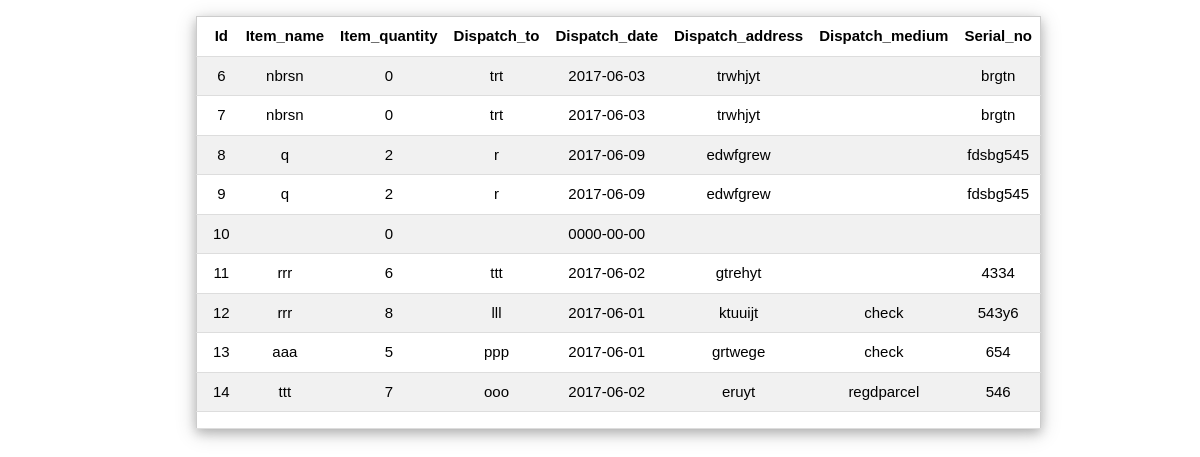
Screenshot of /dispatchdetails.php with the database file from the repository.
### tables this page shows
CREATE TABLE `tbl_dispatchdetails` (
  `regid2` int(11) NOT NULL,
  `Item_name` varchar(30) NOT NULL,
  `Item_quantity` int(30) NOT NULL,
  `Dispatch_to` varchar(30) NOT NULL,
  `Dispatch_date` date NOT NULL,
  `Dispatch_address` varchar(60) NOT NULL,
  `Dispatch_medium` varchar(30) NOT NULL,
  `Serial_no` varchar(30) NOT NULL
);

### dispatchdetails.php (the view, shortened to what this page needs)
<!DOCTYPE html>
<html>
    <head>
        <link rel="stylesheet" href="css/w3.css">
    </head>
    <body>
        <?php
         $conn=new mysqli("localhost","root","","reg");
        echo "<center>
            <div class='w3-container w3-margin' style='width:70%'>
                <table class='w3-table-all w3-centered w3-card-4'>
                <tr>
                <th>Id</th>
                <th>Item_name</th>
                <th>Item_quantity</th>
                <th>Dispatch_to</th>
                <th>Dispatch_date</th>
                <th>Dispatch_address</th>
                <th>Dispatch_medium</th>
                <th>Serial_no</th>
                </tr></center>";
        $sql="SELECT * from tbl_dispatchdetails";
        $ds=$conn->query($sql);
        $d=mysqli_num_rows($ds);
        for($i=0;$i<=$d;$i++)
        {
            $result=$ds->fetch_assoc();
        echo "<tr><td>".$result["regid2"].
                "</td><td>".$result["Item_name"].
                "</td><td>".$result["Item_quantity"].
                "</td><td>".$result["Dispatch_to"].
                "</td><td>".$result["Dispatch_date"].
                "</td><td>".$result["Dispatch_address"].
                "</td><td>".$result["Dispatch_medium"].
                "</td><td>".$result["Serial_no"].
                "</td></tr>";
        }
        ?>
    </body>
</html>

### w3.css (style rules this page uses)
html { box-sizing:border-box }
*,*:before,*:after { box-sizing:inherit }
html { -ms-text-size-adjust:100%;-webkit-text-size-adjust:100% }
body { margin:0 }
html,body { font-family:Verdana,sans-serif;font-size:15px;line-height:1.5 }
html { overflow-x:hidden }
.w3-table,.w3-table-all { border-collapse:collapse;border-spacing:0;width:100%;display:table }
.w3-table-all { border:1px solid #ccc }
.w3-bordered tr,.w3-table-all tr { border-bottom:1px solid #ddd }
.w3-table-all tr:nth-child(odd) { background-color:#fff }
.w3-table-all tr:nth-child(even) { background-color:#f1f1f1 }
.w3-centered tr th,.w3-centered tr td { text-align:center }
.w3-table td,.w3-table th,.w3-table-all td,.w3-table-all th { padding:8px 8px;display:table-cell;text-align:left;vertical-align:top }
.w3-table th:first-child,.w3-table td:first-child,.w3-table-all th:first-child,.w3-table-all td:first-child { padding-left:16px }
.w3-container:after,.w3-container:before,.w3-panel:after,.w3-panel:before,.w3-row:after,.w3-row:before,.w3-row-padding:after,.w3-row-padding:before, .w3-cell-row:before,.w3-cell-row:after,.w3-clear:after,.w3-clear:before,.w3-bar:before,.w3-bar:after { content:"";display:table;clear:both }
.w3-container,.w3-panel { padding:0.01em 16px }
.w3-card-4,.w3-hover-shadow:hover { box-shadow:0 4px 10px 0 rgba(0,0,0,0.2),0 4px 20px 0 rgba(0,0,0,0.19) }
.w3-margin { margin:16px!important }

### rows the page displays
tbl_dispatchdetails: regid2 "6", Item_name "nbrsn", Item_quantity "0", Dispatch_to "trt", Dispatch_date "2017-06-03", Dispatch_address "trwhjyt", Serial_no "brgtn"
tbl_dispatchdetails: regid2 "7", Item_name "nbrsn", Item_quantity "0", Dispatch_to "trt", Dispatch_date "2017-06-03", Dispatch_address "trwhjyt", Serial_no "brgtn"
tbl_dispatchdetails: regid2 "8", Item_name "q", Item_quantity "2", Dispatch_to "r", Dispatch_date "2017-06-09", Dispatch_address "edwfgrew", Serial_no "fdsbg545"
tbl_dispatchdetails: regid2 "9", Item_name "q", Item_quantity "2", Dispatch_to "r", Dispatch_date "2017-06-09", Dispatch_address "edwfgrew", Serial_no "fdsbg545"
tbl_dispatchdetails: regid2 "10", Item_quantity "0", Dispatch_date "0000-00-00"
tbl_dispatchdetails: regid2 "11", Item_name "rrr", Item_quantity "6", Dispatch_to "ttt", Dispatch_date "2017-06-02", Dispatch_address "gtrehyt", Serial_no "4334"
tbl_dispatchdetails: regid2 "12", Item_name "rrr", Item_quantity "8", Dispatch_to "lll", Dispatch_date "2017-06-01", Dispatch_address "ktuuijt", Dispatch_medium "check", Serial_no "543y6"
tbl_dispatchdetails: regid2 "13", Item_name "aaa", Item_quantity "5", Dispatch_to "ppp", Dispatch_date "2017-06-01", Dispatch_address "grtwege", Dispatch_medium "check", Serial_no "654"
tbl_dispatchdetails: regid2 "14", Item_name "ttt", Item_quantity "7", Dispatch_to "ooo", Dispatch_date "2017-06-02", Dispatch_address "eruyt", Dispatch_medium "regdparcel", Serial_no "546"
